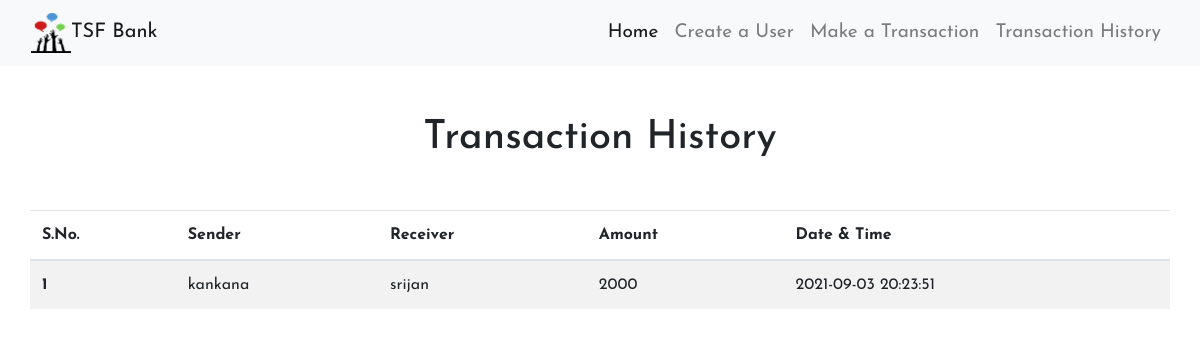
The page /History.php on the database its author committed.
### tables this page shows
CREATE TABLE `transaction` (
  `sno` int(3) NOT NULL,
  `sender` text NOT NULL,
  `receiver` text NOT NULL,
  `balance` int(8) NOT NULL,
  `datetime` datetime NOT NULL DEFAULT current_timestamp()
);

### History.php (the view, shortened to what this page needs)
<!DOCTYPE html>
<html lang="en">
<head>
    <link rel="stylesheet" href="https://cdn.jsdelivr.net/npm/bootstrap@4.6.0/dist/css/bootstrap.min.css">
    <link rel="stylesheet" href="css/style.css">
</head>
<body>
    <?php
    include 'Includes/Header.php';
    ?>
    <div class="container mt-5">
        <h1 class="d-flex justify-content-center ">Transaction History</h1>
        <div class="row mt-5">
            <table class=" table table-striped table-hover">
                <thead>
                    <tr>
                        <th scope="col">S.No.</th>
                        <th scope="col">Sender</th>
                        <th scope="col">Receiver</th>
                        <th scope="col">Amount</th>
                        <th scope="col">Date & Time</th>
                    </tr>
                </thead>
                <tbody>
                    <?php
                    include 'config.php';
                    $sql = "select * from transaction";
                    $query = mysqli_query($conn, $sql);
                    while ($rows = mysqli_fetch_assoc($query)) {
                    ?>
                        <tr>
                            <th scope="row"><?php echo $rows['sno']; ?></th>
                            <td><?php echo $rows['sender']; ?></td>
                            <td><?php echo $rows['receiver']; ?></td>
                            <td><?php echo $rows['balance']; ?> </td>
                            <td><?php echo $rows['datetime']; ?> </td>
                        </tr>
                    <?php
                    }
                    ?>
                </tbody>
            </table>
        </div>
    </div>
</body>
</html>

### css/style.css (style rules this page uses)
* { margin: 0; padding: 0; font-family: 'Josefin Sans', sans-serif; }

### rows shown on the page
transaction: sno "1", sender "kankana", receiver "srijan", balance "2000", datetime "2021-09-03 20:23:51"
